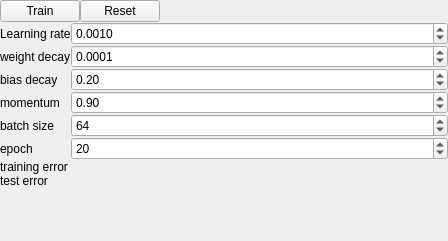
             <widget class="QWidget" name="page_6">
              <property name="geometry">
               <rect>
                <x>0</x>
                <y>0</y>
                <width>448</width>
                <height>241</height>
               </rect>
              </property>
              <attribute name="label">
               <string>Training Parameters</string>
              </attribute>
              <layout class="QVBoxLayout" name="verticalLayout_16">
               <property name="spacing">
                <number>0</number>
               </property>
               <property name="leftMargin">
                <number>0</number>
               </property>
               <property name="topMargin">
                <number>0</number>
               </property>
               <property name="rightMargin">
                <number>0</number>
               </property>
               <property name="bottomMargin">
                <number>0</number>
               </property>
               <item>
                <layout class="QHBoxLayout" name="horizontalLayout_22">
                 <property name="spacing">
                  <number>0</number>
                 </property>
                 <item>
                  <widget class="QPushButton" name="train_nn">
                   <property name="text">
                    <string>Train</string>
                   </property>
                  </widget>
                 </item>
                 <item>
                  <widget class="QPushButton" name="reset_nn">
                   <property name="text">
                    <string>Reset</string>
                   </property>
                  </widget>
                 </item>
                 <item>
                  <spacer name="horizontalSpacer_8">
                   <property name="orientation">
                    <enum>Qt::Horizontal</enum>
                   </property>
                   <property name="sizeHint" stdset="0">
                    <size>
                     <width>40</width>
                     <height>20</height>
                    </size>
                   </property>
                  </spacer>
                 </item>
                </layout>
               </item>
               <item>
                <layout class="QFormLayout" name="formLayout_3">
                 <property name="verticalSpacing">
                  <number>0</number>
                 </property>
                 <item row="1" column="0">
                  <widget class="QLabel" name="label">
                   <property name="text">
                    <string>Learning rate</string>
                   </property>
                  </widget>
                 </item>
                 <item row="1" column="1">
                  <widget class="QDoubleSpinBox" name="learning_rate">
                   <property name="decimals">
                    <number>4</number>
                   </property>
                   <property name="minimum">
                    <double>0.000100000000000</double>
                   </property>
                   <property name="maximum">
                    <double>10.000000000000000</double>
                   </property>
                   <property name="value">
                    <double>0.001000000000000</double>
                   </property>
                  </widget>
                 </item>
                 <item row="2" column="0">
                  <widget class="QLabel" name="label_8">
                   <property name="text">
                    <string>weight decay</string>
                   </property>
                  </widget>
                 </item>
                 <item row="2" column="1">
                  <widget class="QDoubleSpinBox" name="w_decay">
                   <property name="decimals">
                    <number>4</number>
                   </property>
                   <property name="maximum">
                    <double>0.900000000000000</double>
                   </property>
                   <property name="singleStep">
                    <double>0.010000000000000</double>
                   </property>
                   <property name="value">
                    <double>0.000100000000000</double>
                   </property>
                  </widget>
                 </item>
                 <item row="3" column="0">
                  <widget class="QLabel" name="label_9">
                   <property name="text">
                    <string>bias decay</string>
                   </property>
                  </widget>
                 </item>
                 <item row="3" column="1">
                  <widget class="QDoubleSpinBox" name="b_decay">
                   <property name="minimum">
                    <double>0.010000000000000</double>
                   </property>
                   <property name="maximum">
                    <double>0.900000000000000</double>
                   </property>
                   <property name="value">
                    <double>0.200000000000000</double>
                   </property>
                  </widget>
                 </item>
                 <item row="4" column="0">
                  <widget class="QLabel" name="label_13">
                   <property name="text">
                    <string>momentum</string>
                   </property>
                  </widget>
                 </item>
                 <item row="4" column="1">
                  <widget class="QDoubleSpinBox" name="momentum">
                   <property name="maximum">
                    <double>0.990000000000000</double>
                   </property>
                   <property name="singleStep">
                    <double>0.100000000000000</double>
                   </property>
                   <property name="value">
                    <double>0.900000000000000</double>
                   </property>
                  </widget>
                 </item>
                 <item row="5" column="0">
                  <widget class="QLabel" name="label_16">
                   <property name="text">
                    <string>batch size</string>
                   </property>
                  </widget>
                 </item>
                 <item row="5" column="1">
                  <widget class="QSpinBox" name="batch_size">
                   <property name="minimum">
                    <number>10</number>
                   </property>
                   <property name="maximum">
                    <number>1024</number>
                   </property>
                   <property name="value">
                    <number>64</number>
                   </property>
                  </widget>
                 </item>
                 <item row="6" column="0">
                  <widget class="QLabel" name="label_17">
                   <property name="text">
                    <string>epoch</string>
                   </property>
                  </widget>
                 </item>
                 <item row="6" column="1">
                  <widget class="QSpinBox" name="epoch">
                   <property name="minimum">
                    <number>1</number>
                   </property>
                   <property name="maximum">
                    <number>10000</number>
                   </property>
                   <property name="value">
                    <number>20</number>
                   </property>
                  </widget>
                 </item>
                 <item row="7" column="0">
                  <widget class="QLabel" name="label_19">
                   <property name="text">
                    <string>training error</string>
                   </property>
                  </widget>
                 </item>
                 <item row="8" column="0">
                  <widget class="QLabel" name="label_20">
                   <property name="text">
                    <string>test error</string>
                   </property>
                  </widget>
                 </item>
                 <item row="7" column="1">
                  <widget class="QLabel" name="training_error_label">
                   <property name="text">
                    <string/>
                   </property>
                  </widget>
                 </item>
                 <item row="8" column="1">
                  <widget class="QLabel" name="test_error_label">
                   <property name="text">
                    <string/>
                   </property>
                  </widget>
                 </item>
                </layout>
               </item>
              </layout>
             </widget>
